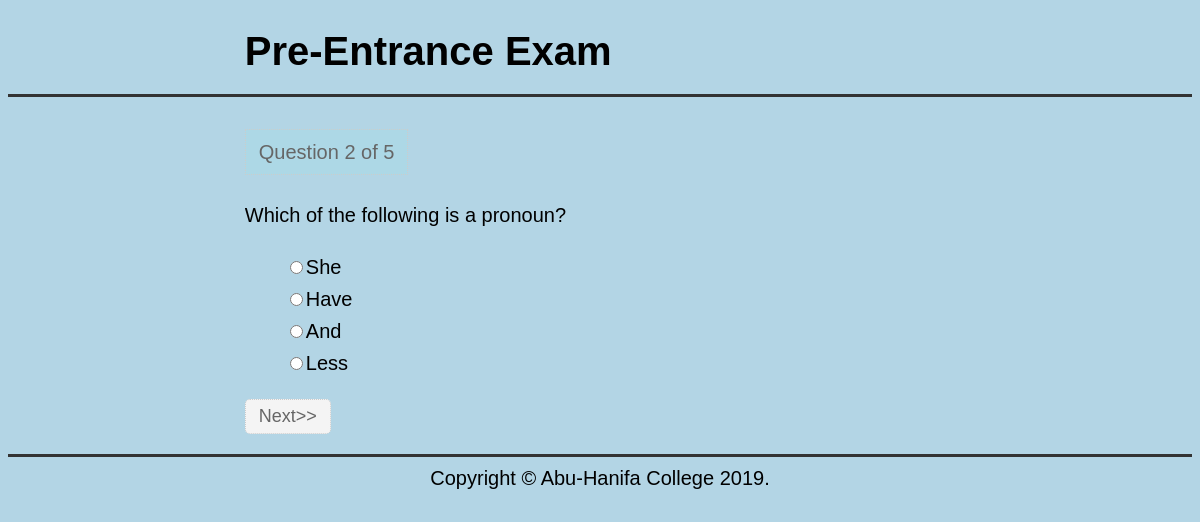
Screenshot of /header_quiz.php?n=2 with the database file from the repository.
### tables this page shows
CREATE TABLE `questions` (
  `question_number` int(11) NOT NULL,
  `text` text NOT NULL
);

CREATE TABLE `choices` (
  `id` int(11) NOT NULL,
  `question_number` int(11) NOT NULL,
  `is_correct` tinyint(1) NOT NULL DEFAULT '0',
  `text` text NOT NULL
);

### header_quiz.php (the view, shortened to what this page needs)
<?php
	include ('database.php');
?>
<?php
$number = $_GET['n'];
$query = "SELECT * FROM questions
			WHERE question_number = $number";
$result = $mysqli->query($query) or die($mysqli->error.__LINE__);
$question = $result->fetch_assoc();
$query1 = "SELECT * FROM choices
			WHERE question_number = $number";
$choices = $mysqli->query($query1) or die($mysqli->error.__LINE__);
?>
<!DOCTYPE html>
<html>
<head>
	<link rel="stylesheet" type="text/css" href="style2.css">
</head>
<body>
	<header>
		<div class='container'>
			<h1>Pre-Entrance Exam</h1>
	</header>
	<br>
	<main>
		<div class='container'>
			<div class="current">Question <?php echo $question['question_number']; ?> of 5</div>
			<p class="question">
				<?php echo $question['text']; ?>
			</p>
			<form method="post" action="process.php">
				<ul class="choices">
				<?php while($row=$choices->fetch_assoc()){ ?>
						<li><input type="radio" name="choice" value="<?php echo $row['id']; ?>" /><?php echo $row['text']; ?></li>
				<?php	;}  ?>
				</ul>
				<input type="submit" name="submit" id="submit" value="Next>>">
			</form>
		</div>
	</main>
	<footer>
		<div class='container'>
			Copyright &copy Abu-Hanifa College 2019.
		</div>
	</footer>
</body>
</html>

### style2.css (style rules this page uses)
body { font-family: arial; font-size: 20px; line-height: 1.6em; background-color: #B3D5E5; }
.container { width: 60%; margin: 0 auto; overflow: auto; font-size:20px; }
li { list-style: none; }
header { border-bottom: 3px #333 solid; }
footer { border-top: 3px #333 solid; text-align: center; padding-top: 5px; }
main { padding-bottom: 20px; }
input#submit { display: inline-block; color:#666; background-color: #f4f4f4; border: 1px dotted #ccc; padding: 6px 13px; border-radius: 5px; font-size: 18px; }
.current { display: inline-block; color:#666; background-color: lightblue; border: 1px dotted #ccc; padding: 6px 13px; }

### rows the page displays
questions: question_number "2", text "Which of the following is a pronoun?"
choices: text "She"
choices: text "Have"
choices: text "And"
choices: text "Less"
